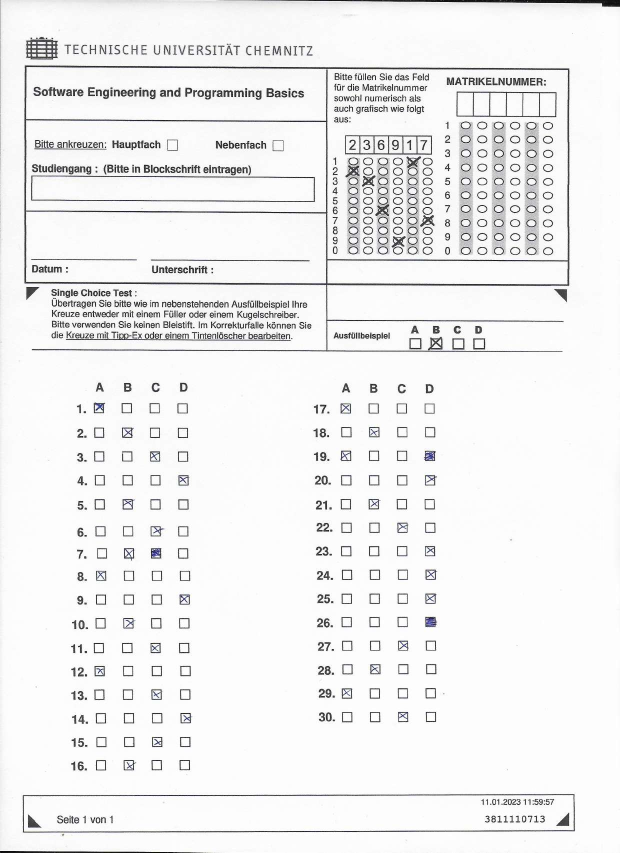
#> input picture pic/test_normal--000.png, 1240 x 1705 px, found by its file name (shown at 1/2 size)
$ python png.py
#> lines starting #> are read from the running program, lines starting #| are printed output that depends on the picture; after the words box and inside, x2 and y2 are one past the last pixel; in counts of white or black regions, pixels touching at a corner belong together
### src/interfaces.py
import abc
from containers import Student, StatisticsBook
from pathlib import Path
from typing import Optional, Any, Type

class AnswerParser:
	__parsers__: list[Type["AnswerParser"]] = []

	EXTENSIONS: set[str] = set()

	@staticmethod
	def register(parser: Type["AnswerParser"]):
		AnswerParser.__parsers__.append(parser)

	# [6 lines left out: function getParser, not called in this run]

	@abc.abstractmethod
	def extractAnswers(self) -> list[Student]:
		pass

	@classmethod
	def canParse(cls, args: list[Any]) -> bool:
		return Path(args[0]).suffix.casefold() in {e.casefold() for e in cls.EXTENSIONS}

class AnswerStatistics:
	students: list[Student]
	nerd: Optional[Student]

	def __init__(self, students: list[Student], nerd: Optional[Student]):
		self.students = students
		self.nerd = nerd

	@abc.abstractmethod
	def analyze(self) -> StatisticsBook:
		pass


class StatisticsPrinter:
	statBook: StatisticsBook

	def __init__(self, statBook: StatisticsBook) -> None:
		self.statBook = statBook

	@abc.abstractmethod
	def printStatistics(self):
		pass

class FilePrinter(StatisticsPrinter):
	__printers__: list[Type["FilePrinter"]] = []

	EXTENSIONS: set[str] = set()

	filePath: Path

	def __init__(self, statBook: StatisticsBook, path: Path):
		super().__init__(statBook)
		self.filePath = Path(path)

	@staticmethod
	def register(parser: Type["FilePrinter"]):
		FilePrinter.__printers__.append(parser)

	# [6 lines left out: function getPrinter, not called in this run]

	@classmethod
	def canPrint(cls, path: Path, book: StatisticsBook) -> bool:
		return path.suffix.casefold() in {e.casefold() for e in cls.EXTENSIONS}


### src/parsers/png.py
from interfaces import AnswerParser
from containers import Student, Answer
from typing import Any, TypeAlias, Callable, TypeVar, Optional, Iterable
from dataclasses import dataclass

import cv2
import cv2.typing
import numpy
import itertools
from statistics import fmean

cv2Img: TypeAlias = cv2.typing.MatLike
T = TypeVar('T')
Ty = TypeVar('Ty')

@dataclass
class CheckBox:
	x: int
	y: int
	w: int
	h: int
	value: str = '#'
	score: int = -1

	@property
	def top_left(self) -> tuple[int, int]:
		return (self.x, self.y)

	@property
	def bottom_right(self) -> tuple[int, int]:
		return (self.x + self.w, self.y + self.h)

	def area(self) -> int:
		return self.w * self.h

	def copy(self, *, x: Optional[int]=None, y: Optional[int]=None, w: Optional[int]=None, h: Optional[int]=None) -> "CheckBox":
		return CheckBox(
			x=x or self.x,
			y=y or self.y,
			w=w or self.w,
			h=h or self.h,
			value=self.value,
			score=self.score
		)

CheckRow: TypeAlias = list[Optional[CheckBox]]

def split_list(list: list[T], predicate: Callable[[T, T], bool]) -> list[list[T]]:
	""" Splits a list based on a predicate between two elements """
	if len(list) < 2:
		return list
	result = []
	start_idx = 0
	for idx, e in enumerate(list):
		if idx == 0: continue # skip first element
		if predicate(list[idx - 1], e):
			# Split here
			result.append(list[start_idx:idx])
			start_idx = idx

	result.append(list[start_idx:])
	return result

# [5 lines left out: function find, not called in this run]

class PngParser(AnswerParser):
	EXTENSIONS = {'.png'}

	# Threshold to concider pixels black/white. Values 0 - 255
	BINARY_IMG_THRESHOLD = 200

	# Size to which all images are scaled (helps with later processing steps). Values: (width, heith)
	IMAGE_SIZE = (1240, 1754)
	# Method to scale images to IMGAGE_SIZE
	IMAGE_SCALE_METHOD = cv2.INTER_NEAREST_EXACT

	# Length at which lines are concidered large. Used for detecting answer box region
	# The size should be large enough to just catch frames and ignore/omit answer boxes/text/other small details
	LARGE_LINE_SIZE = 100

	# FRAME RECTANGLES

	# Min width in % to be concidered a relevant frame
	RECT_MIN_WIDTH = 0.80

	# Top edge of top rectangle should be between 0% and TOP_RECT_START_Y % of page height
	TOP_RECT_START_Y = 0.25
	# Top rect should be between low% and high% of page height. Values (low, high)
	TOP_RECT_HEIGHT = (0.25, 0.40)

	# Top edge of bottom rectangle should be greater that BOTTOM_RECT_START_Y % of page height
	BOTTOM_RECT_START_Y = 0.75

	# Tolerance of the width/height-ratio to still be cincidered a square. Relevant for detecting answer boxes
	SQUARE_TOLERANCE = 0.15

	# Tolerance in x coord where boxes are concidered as "in the same column group"
	# Explanation: "column group" refers to the fact that because of the sheer amount of questions,
	# they are layed out next to each other on the page. A "column group" is one column of these questions
	X_TOLERANCE = 100
	# Tolerance in y coord where boxes are concidered as "in the same row"
	Y_TOLERANCE = 10
	# Tolerance where boxes of different rows are concidered as "in the same answer column"
	QUESTION_THRESHOLD = 10

	# Thresholds for box and associated values. Values (low, high, value)
	RATIOS = [
		(0.00, 0.20, '#'),
		(0.20, 0.27, 'o'),
		(0.27, 0.38, 'O'),
		(0.38, 0.43, 'o'),
		(0.43, 0.48, 'x'),
		(0.48, 0.60, 'X'),
		(0.60, 0.65, 'x'),
		(0.65, 0.75, 'o'),
		(0.75, 1.10, 'O'),

		# Catches holes in definition space. >1 because range check is truly less for upper border
		(0.00, 1.10, '#'),
	]

	# === DEBUG ===

	# Debug level (0=all, 1=important, 2=important, 3=results, 4=none)
	DEBUG_MESSAGE_MODE = 4

	PREVIEW_WINDOW_SIZE = (600, 800)


	def __init__(self, args: list[str]) -> None:
		# For debug purposes
		# 0 = all, 1 = important, 2 = none
		self.show_priority_threshold = self.DEBUG_MESSAGE_MODE

		self.image = cv2.imread(args[0])
#> self.image is the input picture: shape (1705, 1240, 3); mean B, G, R 240.1, 240, 240
		self.image = cv2.resize(self.image, self.IMAGE_SIZE, interpolation=self.IMAGE_SCALE_METHOD)
#> self.image: shape (1754, 1240, 3)

		gray_img = cv2.cvtColor(self.image, cv2.COLOR_BGR2GRAY)
		_, img = cv2.threshold(gray_img, self.BINARY_IMG_THRESHOLD, 255, cv2.THRESH_BINARY_INV)
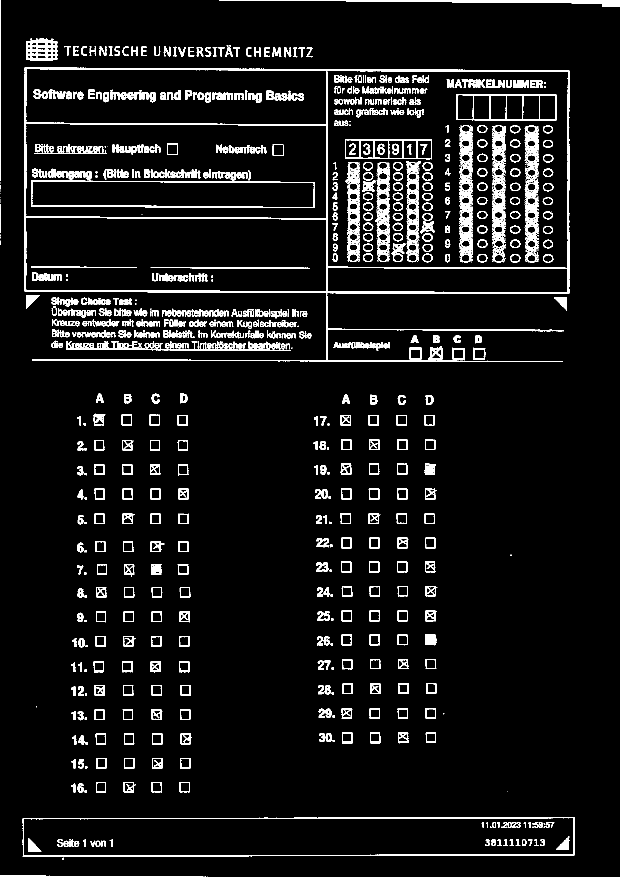
#> img: shape (1754, 1240) (shown at 1/2 size); 6.7% white; 921 white regions (187 under 20 px), largest, box (x1, y1, x2, y2) and area: (48, 135, 1139, 724) 21386, (45, 1634, 1150, 1713) 5326, (919, 250, 946, 525) 3945
		self.binary_image = img

		self.show_image("Grayscale Image", self.image, priority=0)
		self.show_image("Binary Image", self.binary_image, priority=0)

		self.image, self.binary_image = self.get_answer_box()

	def show_image(self, view_name, image, priority: int=2):
		if priority >= self.show_priority_threshold:
			cv2.namedWindow(view_name, cv2.WINDOW_KEEPRATIO)
			cv2.imshow(view_name, image)
			cv2.resizeWindow(view_name, self.PREVIEW_WINDOW_SIZE[0], self.PREVIEW_WINDOW_SIZE[1])
			cv2.waitKey(0)
			cv2.destroyAllWindows()

	def get_hv_img(self, binary_img: cv2Img, min_line_len: float) -> cv2Img:
#> called with min_line_len = 100
		kernel_h = numpy.ones((1, min_line_len), numpy.uint8)
		kernel_v = numpy.ones((min_line_len, 1), numpy.uint8)

		img_h = cv2.morphologyEx(binary_img, cv2.MORPH_OPEN, kernel_h)
#> img_h: shape (1754, 1240); 1.4% white; 21 white regions, largest, box (x1, y1, x2, y2) and area: (50, 580, 1140, 588) 4071, (50, 135, 1140, 144) 3723, (439, 0, 1240, 7) 3105
		img_v = cv2.morphologyEx(binary_img, cv2.MORPH_OPEN, kernel_v)
#> img_v: shape (1754, 1240); 0.21% white; 4 white regions, box (x1, y1, x2, y2) and area: (652, 139, 655, 724) 1606, (49, 136, 52, 584) 1331, (1135, 142, 1138, 589) 1238, (0, 0, 1, 363) 363

		self.show_image("H-Lines", img_h, priority=0)
		self.show_image("V-Lines", img_v, priority=0)

		return img_h | img_v
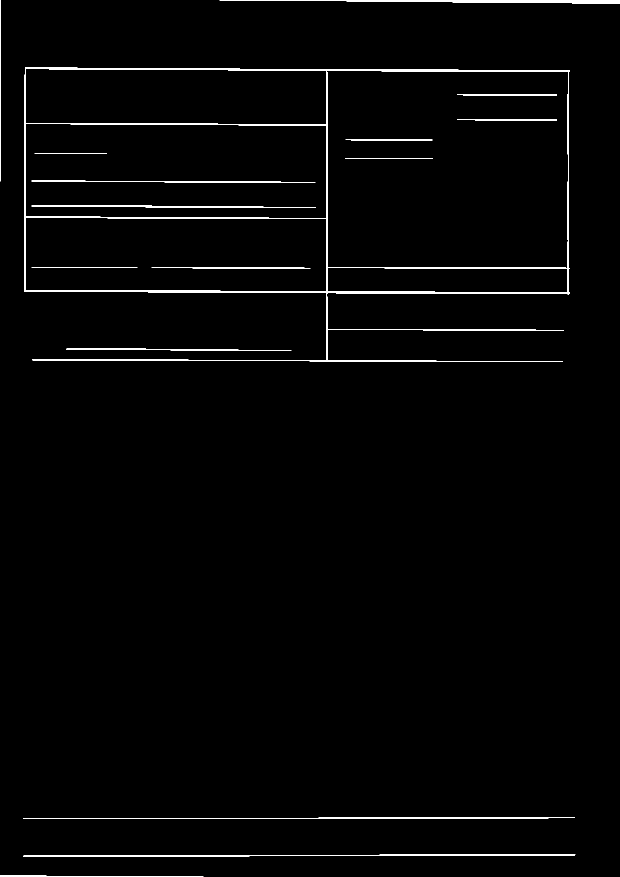
#> returned value: shape (1754, 1240) (shown at 1/2 size); 1.6% white; 16 white regions, largest, box (x1, y1, x2, y2) and area: (49, 135, 1140, 724) 19570, (439, 0, 1240, 7) 3105, (46, 1709, 1151, 1713) 2403

	def find_answer_box(self) -> CheckBox:
		# Find region of image where answers are located
		#
		img = self.get_hv_img(self.binary_image, min_line_len=self.LARGE_LINE_SIZE)
		self.show_image("Big Boxes", img)
		_, _, stats, _ = cv2.connectedComponentsWithStats(img, connectivity=8)
#> stats = 17 rows, first 6: [0, 0, 1240, 1754, 2140685], [0, 0, 1, 363, 363], [439, 0, 801, 7, 3105], [49, 135, 1091, 589, 19570], [914, 189, 200, 2, 388], [914, 239, 200, 2, 364]

		# We want the rectangle between rectangle A and B
		# A is spanning vertically roughly half the page
		# B is to the end of the page
		# both span >80% of the width of the page

		img_height, img_width = self.image.shape[:2]

		answer_top_y = None
		answer_bottom_y = None

		out_img = self.image.copy()

		for x, y, w, h, _area in stats[1:]:
			if w > self.RECT_MIN_WIDTH * img_width:
				if answer_top_y is None and y < self.TOP_RECT_START_Y * img_height and self.TOP_RECT_HEIGHT[0] <= h / img_height <= self.TOP_RECT_HEIGHT[1]:
					answer_top_y = y + h
				elif answer_bottom_y is None and y > self.BOTTOM_RECT_START_Y * img_height:
					answer_bottom_y = y

				if self.show_priority_threshold < 1:
					cv2.rectangle(out_img, (x, y), (x+w, y+h), (0, 0, 255), 2)
#> this loop made 16 passes
#> (x, y, w, h, _area, answer_top_y) on pass 3: (49, 135, 1091, 589, 19570, 724)
#> after the loop, answer_bottom_y = 1635; answer_top_y = 724

		self.show_image("Big Boxes", out_img, priority=0)


		assert answer_top_y is not None, "Top border not found"
		assert answer_bottom_y is not None, "Bottom border not found"

		return CheckBox(
			x=0,
			y=answer_top_y,
			w=img_width,
			h=answer_bottom_y - answer_top_y
		)

	def get_answer_box(self) -> tuple[cv2Img, cv2Img]:
		answer_box = self.find_answer_box()
		if self.show_priority_threshold < 2:
			img = self.image.copy()
			cv2.rectangle(img, answer_box.top_left, answer_box.bottom_right, (0, 0, 255), 2)
			self.show_image("Answer Box", img)

		(x_top, y_top) = answer_box.top_left
#> x_top = 0; y_top = 724
		(x_bottom, y_bottom) = answer_box.bottom_right
#> x_bottom = 1240; y_bottom = 1635

		cropped_img = self.image[y_top:y_bottom, x_top:x_bottom].copy()
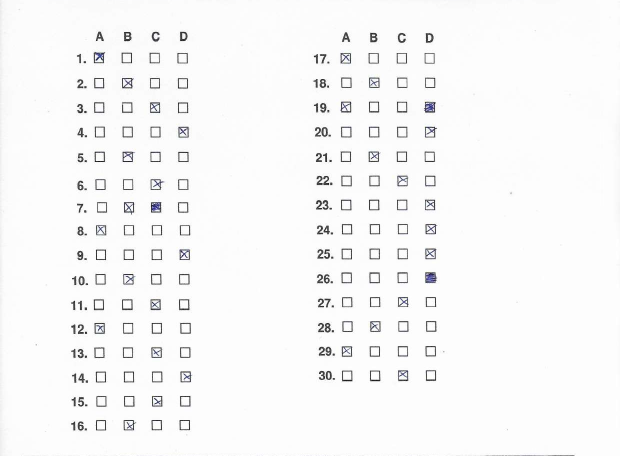
#> cropped_img: shape (911, 1240, 3) (shown at 1/2 size); mean B, G, R 247.7, 247.5, 247.5
		cropped_binary_img = self.binary_image[y_top:y_bottom, x_top:x_bottom].copy()
#> cropped_binary_img: shape (911, 1240); 2.8% white; 221 white regions (21 under 20 px), largest, box (x1, y1, x2, y2) and area: (850, 544, 874, 567) 420, (848, 203, 872, 225) 380, (302, 404, 323, 426) 371

		return (cropped_img, cropped_binary_img)

	def get_checkboxes(self) -> list[CheckBox]:

		binary_hv_img = self.get_hv_img(self.binary_image, min_line_len=15)
#> call 2 of get_hv_img, with min_line_len = 15
#> in get_hv_img (call 2), `img_h = cv2.morphologyEx(binary_img, cv2.MORPH_OPEN, kernel_h)`:
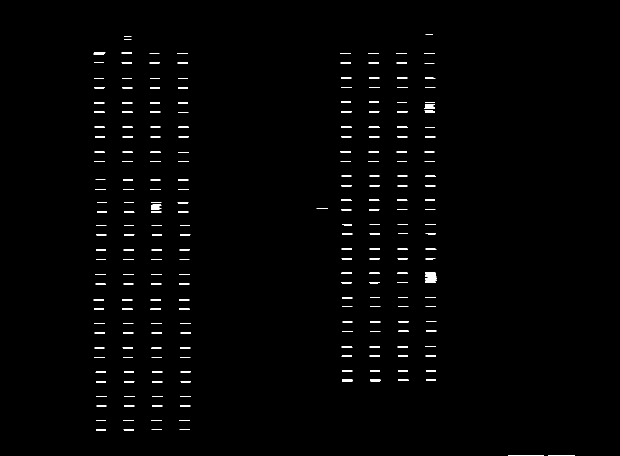
#> img_h: shape (911, 1240) (shown at 1/2 size); 0.97% white in thin lines or dots, all inside (x1, y1, x2, y2) = (187, 69, 1149, 911)
#> in get_hv_img (call 2), `return img_h | img_v`:
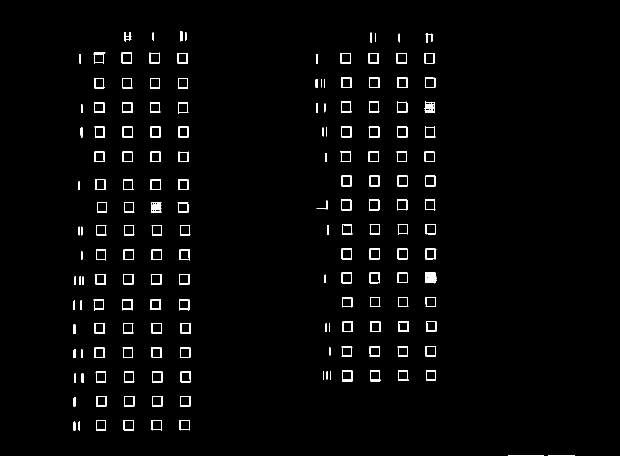
#> returned value: shape (911, 1240) (shown at 1/2 size); 1.9% white in thin lines or dots, all inside (x1, y1, x2, y2) = (146, 63, 1149, 911)
		self.show_image("Detected Boxes", binary_hv_img, priority=0)
		_, _, stats, _ = cv2.connectedComponentsWithStats(binary_hv_img, connectivity=8)
#> stats = 169 rows, first 6: [0, 0, 1240, 911, 1108115], [360, 63, 5, 20, 96], [248, 64, 15, 19, 126], [305, 65, 2, 17, 32], [371, 64, 2, 18, 33], [740, 65, 4, 20, 77]

		hv_img = self.get_hv_img(self.binary_image, 15)
		# Smooth rough edges
		hv_img = cv2.morphologyEx(hv_img, cv2.MORPH_DILATE, numpy.ones((3, 3)))
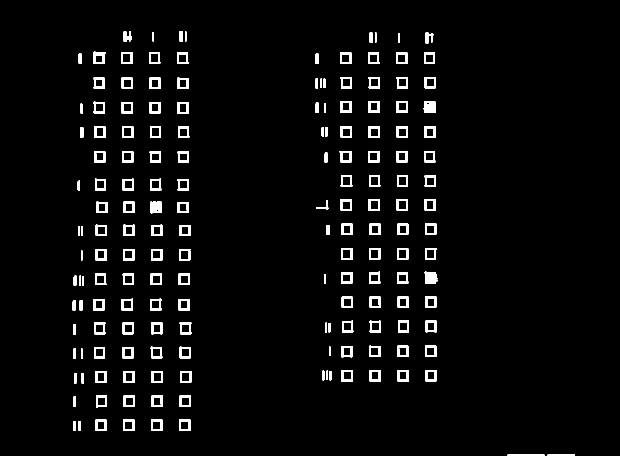
#> hv_img: shape (911, 1240) (shown at 1/2 size); 3.8% white; 168 white regions, largest, box (x1, y1, x2, y2) and area: (849, 543, 875, 568) 547, (301, 403, 324, 427) 507, (847, 202, 871, 226) 504
		class_img = self.binary_image & ~hv_img
#> class_img: shape (911, 1240); 0.66% white; 228 white regions (129 under 20 px), largest, box (x1, y1, x2, y2) and area: (684, 65, 700, 84) 170, (192, 63, 208, 82) 165, (156, 649, 168, 668) 154

		# Close holes
		class_img = cv2.morphologyEx(class_img, cv2.MORPH_CLOSE, numpy.ones((3, 3)))
#> class_img: shape (911, 1240); 0.7% white; 184 white regions (99 under 20 px), largest, box (x1, y1, x2, y2) and area: (633, 352, 665, 371) 337, (635, 498, 667, 518) 324, (637, 693, 658, 712) 267
		self.show_image("Diagonals Only", class_img)
		# Extract Diagonals tl--br
		class_img_1 = cv2.morphologyEx(class_img, cv2.MORPH_ERODE, numpy.diag(numpy.ones(5, dtype=numpy.uint8)))
#> class_img_1: shape (911, 1240); 0.13% white in thin lines or dots, all inside (x1, y1, x2, y2) = (156, 65, 867, 859)
		class_img_2 = cv2.morphologyEx(class_img, cv2.MORPH_ERODE, numpy.fliplr(numpy.diag(numpy.ones(5, dtype=numpy.uint8))))
		class_img = class_img_1 | class_img_2
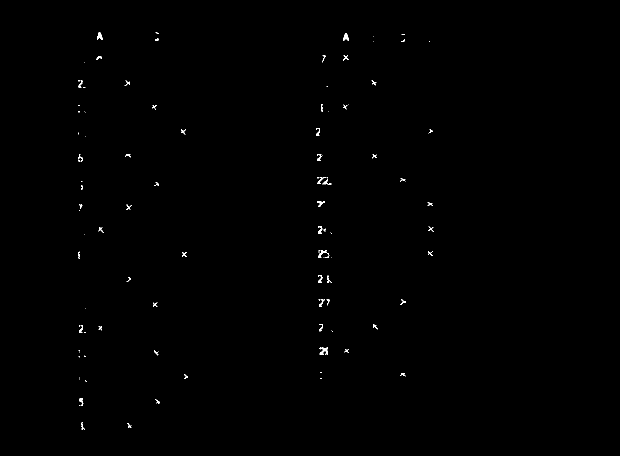
#> class_img: shape (911, 1240) (shown at 1/2 size); 0.25% white in thin lines or dots, all inside (x1, y1, x2, y2) = (156, 65, 867, 859)
		self.show_image("Filtered Diagonals", class_img)

		# [14 lines of commented-out code are left out]

		checkboxes = []
		for x, y, w, h, _area in stats[1:]:
			ratio = w / h
			if 1 - self.SQUARE_TOLERANCE <= ratio <= 1 + self.SQUARE_TOLERANCE:
				box = CheckBox(x, y, w, h)
				box.value = self.classify_box(class_img, box)
				checkboxes.append(box)
#> this loop made 168 passes
#> (x, y, w, h, _area, ratio, box.value) on passes 9 to 16: (187, 104, 24, 23, 174, 1.04, 'X'), (243, 105, 21, 22, 155, 0.955, 'O'), (299, 105, 21, 22, 118, 0.955, 'O'), (355, 106, 21, 21, 150, 1, 'O'), (681, 106, 21, 21, 152, 1, 'X'), (737, 106, 21, 21, 149, 1, 'O'), (793, 106, 21, 21, 152, 1, 'O'), (849, 106, 20, 21, 132, 0.952, 'O')
#> after the loop, checkboxes = 120 items

		return checkboxes

	# [13 lines left out: function normalized_angle, not called in this run]

	def classify_box(self, img: cv2Img, box: CheckBox) -> str:
		img = img[box.y:box.y+box.h , box.x:box.x+box.w]

		box.score = cv2.countNonZero(img)

		if box.score > 3:
			return 'X'
		return 'O'

	def answer_columns(self, questions: list[CheckBox], threshold: int) -> list[int]:
		vertical_lines = [box.x for box in questions]
		vertical_lines.sort()
		vertical_lines = split_list(vertical_lines, lambda a, b: abs(a - b) > self.QUESTION_THRESHOLD)
		vertical_lines = ((fmean(x_values), len(x_values)) for x_values in vertical_lines)

		return [mean for mean, votes in vertical_lines if votes > threshold]

	def count_white(self, image: cv2Img, box: CheckBox) -> int:
		return cv2.countNonZero(image[box.y:box.y+box.h , box.x:box.x+box.w])

	def extractAnswers(self) -> list[Student]:
		# High level order of operations:
		# I. Get Checkboxes
		# II. Sort checkboxes and mark missing ones
		# III. Evaluate checkboxes


		# I. Get Checkboxes
		checkboxes = self.get_checkboxes()
#> checkboxes = 120 items


		# II. Sort checkboxes and mark missing ones

		# TODO : Sort checkboxes into groups
		# Idea:
		# 1. Order by x-level
		# 2. Split where significant jump occures
		# 3. Order rows by y-level
		# 4. Split where prev-to-current jump is too high
		# 5. Find if we have missing boxes and insert *None* to indicate so

		# TODO : Filter false-positive boxes
		# - Numbers: Define vertical lines, every box that doesnt fall on one gets removed
		# - Letters: Left to the leftmost box, there has to be a number (aka *some* black pixels)


		# 1. Order by x-level
		checkboxes.sort(key=lambda box: box.x)
		# 2. Split where significant jump occures
		checkbox_columns = split_list(checkboxes, lambda a, b: abs(a.x - b.x) > self.X_TOLERANCE)
#> the loop in split_list, `for idx, e in enumerate(list):` made 120 passes
#> start_idx on pass 65: 64
#> after the loop in split_list, `for idx, e in enumerate(list):`: result = 1 item
#> checkbox_columns = 2 items

		answers: list[CheckRow] = []

		for idx, column in enumerate(checkbox_columns):
			# Filter falsely detected boxes in numbers column
			vertical_lines = self.answer_columns(column, threshold=10)
			column = [box for box in column if any(abs(box.x - line) < self.QUESTION_THRESHOLD for line in vertical_lines)]
			# 3. Order rows by y-level
			column.sort(key=lambda box: box.y)
			# 4. Split where prev-to-current jump is too high
			questions = split_list(column, lambda a, b: abs(a.y - b.y) > self.Y_TOLERANCE)

			# Filter falsely detected boxes in letter row
			box_width = int(fmean(box.w for box in column))
			box_height = int(fmean(box.h for box in column))
			numbers_column = int(min(vertical_lines))
			numbers_box = CheckBox(
				x=numbers_column - 2 * box_width - 5,
				y=-1, # will be set later
				w=box_width * 2,
				h=box_height
			)
			questions = [question for question in questions if self.count_white(self.binary_image, numbers_box.copy(y=question[0].y)) > 0]

			v_lines = [(x_value, idx) for idx, x_value in enumerate(vertical_lines)]

			for q in questions:
				q.sort(key=lambda box: box.x)

				if len(q) < len(vertical_lines):
					# Mark missing boxes
					y_level, box_w, box_h = q[0].y, q[0].w, q[0].h

					missing_lines = v_lines.copy()
					for box in q:
						matching_line = find(v_lines, lambda tpl: abs(tpl[0] - box.x) < self.QUESTION_THRESHOLD)
						if matching_line is not None:
							missing_lines.remove(matching_line)
					for x_level, idx in missing_lines:
						q.insert(idx, CheckBox(int(x_level), y_level, box_w, box_h))

			answers.extend(questions)
#> this loop made 2 passes
#> (vertical_lines, box_width, box_height, numbers_column, v_lines) on passes 1 to 2: ([190.1, 245.9, 301.8, 357.9], 20, 21, 190, [(190.1, 0), (245.9, 1), (301.8, 2), (357.9, 3)]), ([682.6, 738.6, 794.7, 850.3], 21, 21, 682, [(682.6, 0), (738.6, 1), (794.7, 2), (850.3, 3)])
#> after the loop, answers = 30 items; q = 4 items

		# Debug Display routine
		# Color boxes that are in same question similar
		if self.show_priority_threshold <= 3:
			img = self.image.copy()
			for idx, answer in enumerate(answers):
				hue = 25 * idx % 180
				for idx2, box in enumerate(a for a in answer if a is not None):
					val = abs(255 - idx2 * 50) % 256
					[[color]] = cv2.cvtColor(numpy.uint8([[[hue, 255, val]]]), cv2.COLOR_HSV2BGR)
					color: numpy.ndarray
					cv2.rectangle(img, box.top_left, box.bottom_right, color=color.tolist(), thickness=2)
					if box.score != 0:
						cv2.putText(img, f'{box.score}', (box.x, box.y - 5), cv2.FONT_HERSHEY_PLAIN, 1, (0, 0, 0), 2)

			self.show_image("Grouped Answers", img, priority=3)
			self.show_image("Grouped Binary", self.binary_image, priority=3)

		# III. Evaluate checkboxes

		student = Student(0) # Id needs to be set by caller

		for answer in answers:
			options = ""
			for box in answer:
				if box is None:
					options += '#'
				else:
					options += box.value

			student.answers.append(Answer(options=options))
#> this loop made 30 passes
#> after the loop, student.answers = 30 items

		return [student]

AnswerParser.register(PngParser)

from pathlib import Path

def test():
	pic = r'./pic/test_normal--000.png'

	parser = PngParser([pic])
	student = parser.extractAnswers()

	print(student)


if __name__ == "__main__":
	test()
